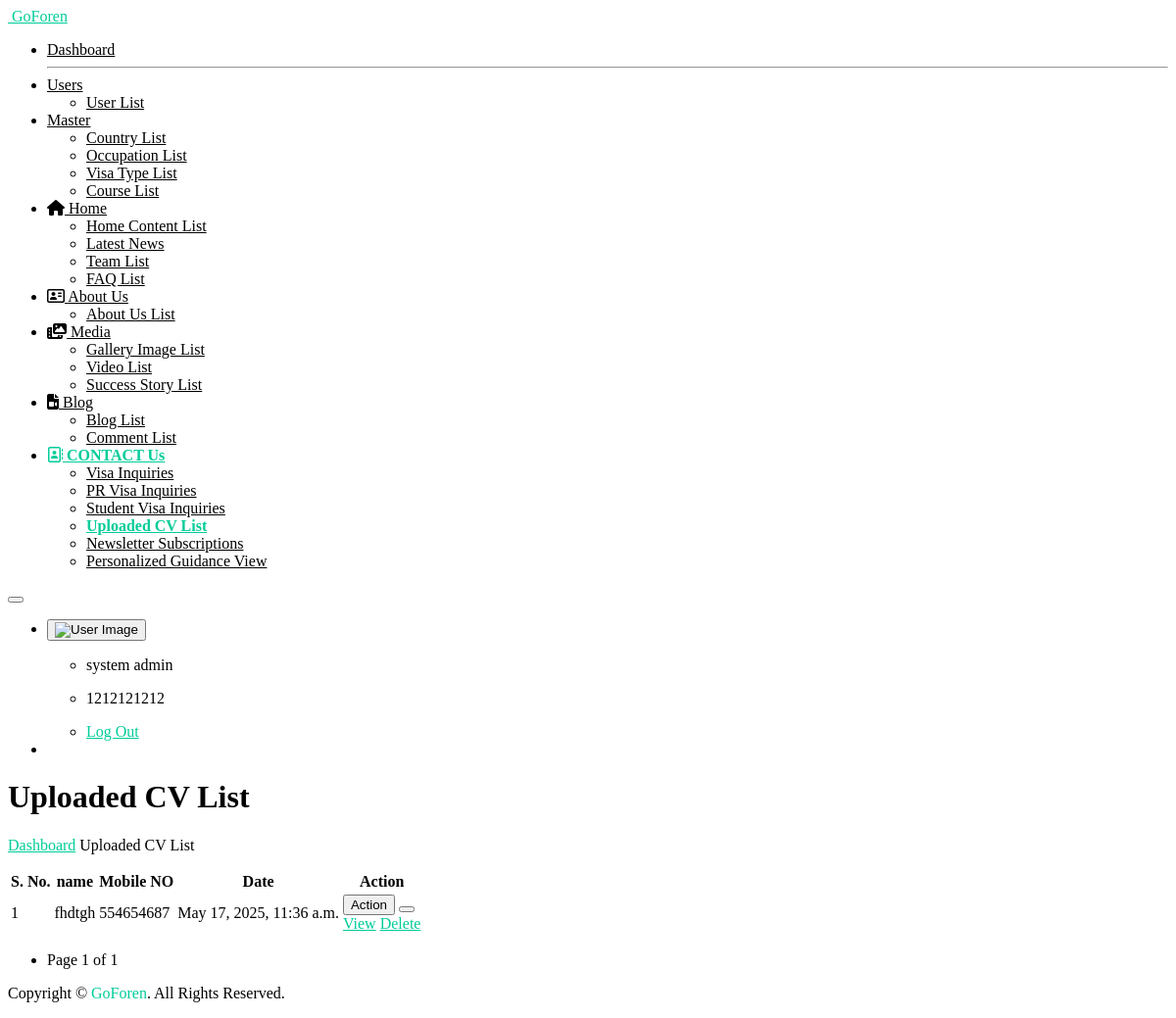
The page /cv_list_view/ (signed in) on the database as committed earlier.
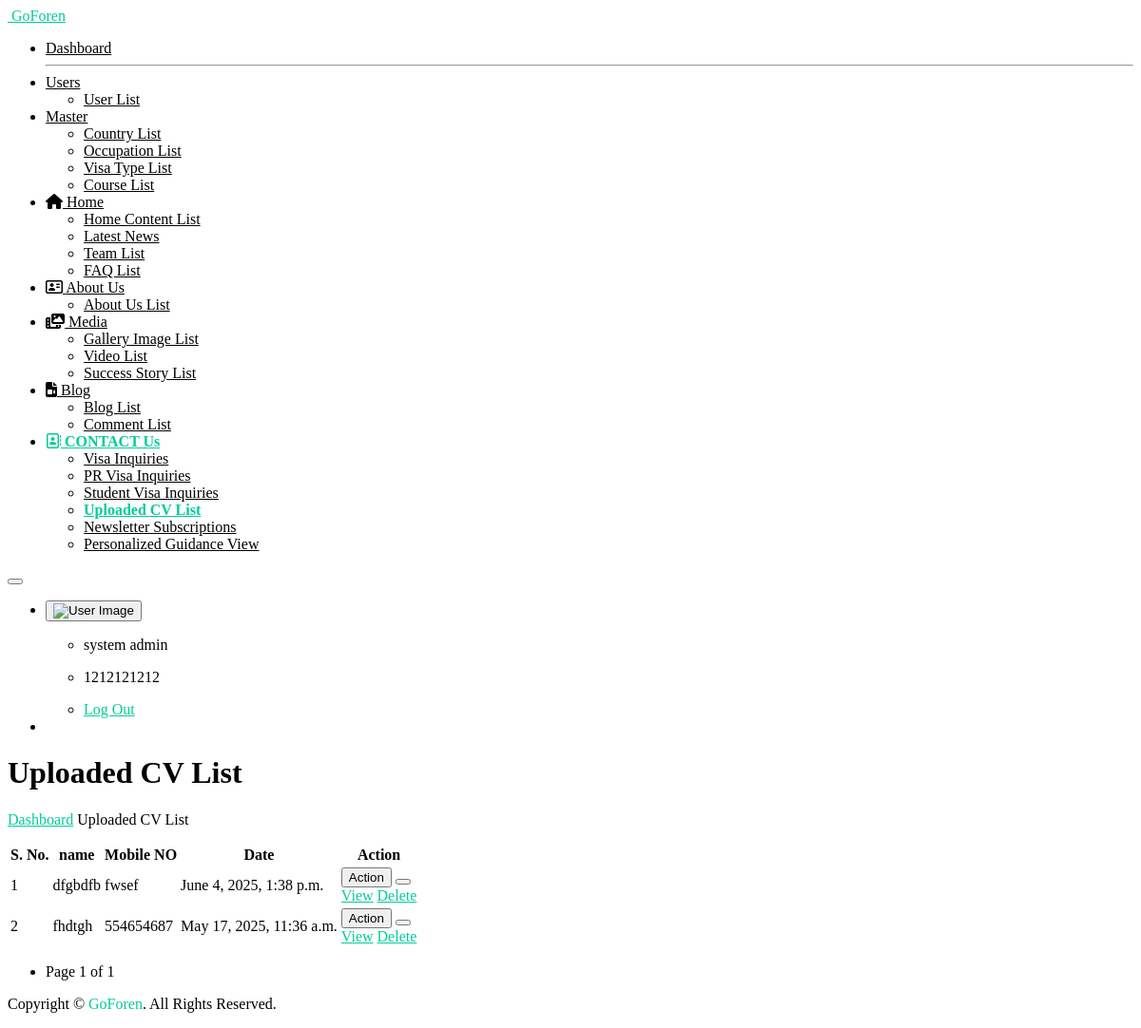
The same page on the database as committed later.
### myapp/models.py (models this page shows, shortened)
class tbl_cv(models.Model):
    name = models.CharField(max_length=100)
    number = models.CharField(max_length=15)
    gender = models.CharField(max_length=15)
    desired_visa_service = models.CharField(max_length=50, null=True)
    resume = models.FileField(upload_to='resumes/')
    captcha_entered = models.CharField(max_length=20)
    created_at = models.DateTimeField(auto_now_add=True)
    updated_at = models.DateTimeField(auto_now=True)
    class Meta:
        db_table = 'tbl_cv'

### myapp/views.py (the view)
    def wrapper(request, *args, **kwargs):
        if 'user_id' not in request.session:
            return redirect('open_sign_in_page')
        return view_func(request, *args, **kwargs)

### myapp/views.py (called while the page is built)
def login_required_custom(view_func):
    def wrapper(request, *args, **kwargs):
        if 'user_id' not in request.session:
            return redirect('open_sign_in_page')
        return view_func(request, *args, **kwargs)
    return wrapper

@login_required_custom
def cv_list_view(request):
    all_cv_queryset = tbl_cv.objects.all().order_by("-id")
    paginator = Paginator(all_cv_queryset, 10)  # Show 10 CVs per page
    page_number = request.GET.get('page')
    page_obj = paginator.get_page(page_number)
    context = {
        "all_cv": page_obj.object_list,
        "page_obj": page_obj,
    }
    return render(request, "cv-list.html", context)

### templates/cv-list.html (shortened to what this page needs)
{% extends "base.html" %}
{% load static %}
{%  block start %}
			<div class="ec-content-wrapper">
				<div class="content">
					<div class="breadcrumb-wrapper d-flex align-items-center justify-content-between">
						<div>
							<h1>Uploaded CV List</h1>
							<p class="breadcrumbs"><span><a href="{% url 'dashboard_view' %}">Dashboard</a></span>
								<span></span>Uploaded CV List</p>
						</div>
					</div>
					<div class="row">
						<div class="col-12">
							<div class="card card-default">
								<div class="card-body">
									<div class="table-responsive">
										<table id="responsive-data-table" class="table">
											<thead>
												<tr>
													<th>S. No.</th>
													<th>name</th>
													<th>Mobile NO</th>
													<th>Date</th>
                                                    <th>Action</th>
												</tr>
											</thead>
											<tbody>
                                                {% for i in all_cv %}
												<tr>
													<td>{{forloop.counter}}</td>
													<td>{{i.name}}</td>
													<td>{{i.number}}</td>
													<td>{{i.created_at}}</td>
													<td>
														<div class="btn-group mb-1">
															<button type="button"
																class="btn btn-outline-success">Action</button>
															<button type="button"
																class="btn btn-outline-success dropdown-toggle dropdown-toggle-split"
																data-bs-toggle="dropdown" aria-haspopup="true"
																aria-expanded="false" data-display="static">
															</button>
															<div class="dropdown-menu">
                                                                <a class="dropdown-item" href="{% url 'cv_detail_view' i.id %}">View</a>
                                                                <a href="javascript:void(0);" class="dropdown-item delete-btn" data-url="{% url 'delete_cv_view' i.id %}">Delete</a>
															</div>
															</div>
													</td>
												</tr>
                                                {% endfor %}
											</tbody>
										</table>
										<div class="pagination justify-content-center mt-3" style="justify-content: left !important;">
    <nav>
        <ul class="pagination">
            <li class="page-item disabled">
                <span class="page-link">
                    Page {{ page_obj.number }} of {{ page_obj.paginator.num_pages }}
                </span>
            </li>
        </ul>
    </nav>
</div>
									</div>
								</div>
							</div>
						</div>
					</div>
				</div>
			</div>
{%  endblock %}

Rows that differ between the two databases and show on the page:
added tbl_cv: name "dfgbdfb", number "fwsef", created_at "June 4, 2025, 1:38 p.m."
